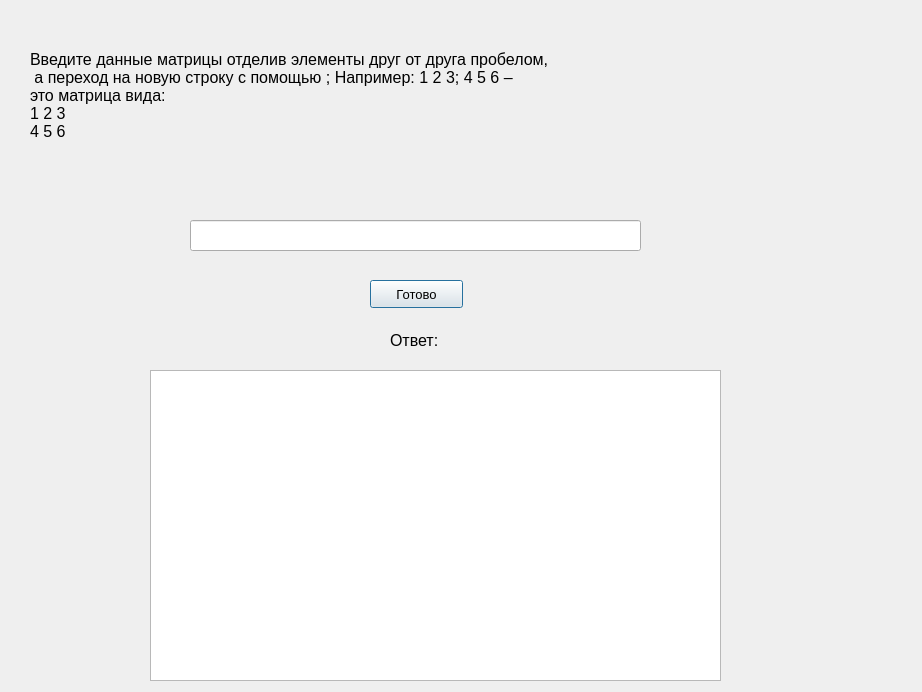
<?xml version="1.0" encoding="UTF-8"?>
<ui version="4.0">
 <class>Dialog</class>
 <widget class="QDialog" name="Dialog">
  <property name="geometry">
   <rect>
    <x>0</x>
    <y>0</y>
    <width>922</width>
    <height>692</height>
   </rect>
  </property>
  <property name="windowTitle">
   <string>Dialog</string>
  </property>
  <widget class="QLabel" name="label">
   <property name="geometry">
    <rect>
     <x>30</x>
     <y>10</y>
     <width>641</width>
     <height>171</height>
    </rect>
   </property>
   <property name="font">
    <font>
     <pointsize>12</pointsize>
    </font>
   </property>
   <property name="text">
    <string>Введите данные матрицы отделив элементы друг от друга пробелом,
 а переход на новую строку с помощью ; Например: 1 2 3; 4 5 6 –
это матрица вида:
1 2 3
4 5 6</string>
   </property>
  </widget>
  <widget class="QLineEdit" name="line1">
   <property name="geometry">
    <rect>
     <x>190</x>
     <y>220</y>
     <width>451</width>
     <height>31</height>
    </rect>
   </property>
  </widget>
  <widget class="QPushButton" name="ready">
   <property name="geometry">
    <rect>
     <x>370</x>
     <y>280</y>
     <width>93</width>
     <height>28</height>
    </rect>
   </property>
   <property name="font">
    <font>
     <pointsize>10</pointsize>
    </font>
   </property>
   <property name="text">
    <string>Готово</string>
   </property>
  </widget>
  <widget class="QLabel" name="label_2">
   <property name="geometry">
    <rect>
     <x>390</x>
     <y>330</y>
     <width>71</width>
     <height>20</height>
    </rect>
   </property>
   <property name="font">
    <font>
     <pointsize>12</pointsize>
    </font>
   </property>
   <property name="text">
    <string>Ответ:</string>
   </property>
  </widget>
  <widget class="QTableWidget" name="tb1">
   <property name="geometry">
    <rect>
     <x>150</x>
     <y>370</y>
     <width>571</width>
     <height>311</height>
    </rect>
   </property>
  </widget>
 </widget>
 <resources/>
 <connections/>
</ui>
